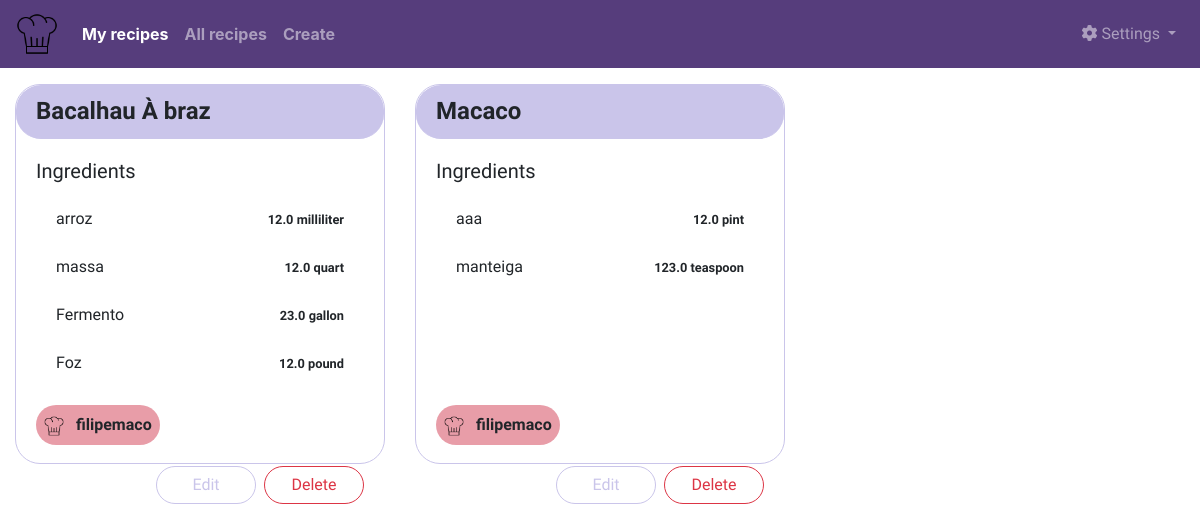
/main/my_recipes (signed in), run on the app's committed database.
### app/models.py (models this page shows, shortened)
class SearchableMixin(object):
    @classmethod
    def before_commit(cls, session):
        session._changes = {
            'add': list(session.new),
            'update': list(session.dirty),
            'delete': list(session.deleted)
        }
    @classmethod
    def after_commit(cls, session):
        for obj in session._changes['add']:
            if isinstance(obj, SearchableMixin):
                add_to_index(obj.__tablename__, obj)
        for obj in session._changes['update']:
            if isinstance(obj, SearchableMixin):
                add_to_index(obj.__tablename__, obj)
        for obj in session._changes['delete']:
            if isinstance(obj, SearchableMixin):
                remove_from_index(obj.__tablename__, obj)
        session._changes = None

class Recipe(SearchableMixin, db.Model):
    __searchable__ = ['name']
    id = db.Column(db.Integer, primary_key=True)
    name = db.Column(db.String(140))
    user_id = db.Column(db.Integer, db.ForeignKey('user.id'))
    quantity = db.relationship('Quantity', backref='recipe', lazy=True, passive_deletes=True)

class Quantity(db.Model):
    id = db.Column(db.Integer, primary_key=True)
    value = db.Column(db.Float, nullable=False, default=0)
    ingredient_name = db.Column(db.String(140))
    recipe_id = db.Column(
        db.Integer,
        db.ForeignKey('recipe.id', ondelete='CASCADE'),
        nullable=False)
    unit_type = db.Column(
        db.Enum(UnitTypesEnum),
        nullable=True
    )

class User(UserMixin, db.Model):
    id = db.Column(db.Integer, primary_key=True)
    username = db.Column(db.String(64), index=True, unique=True)
    email = db.Column(db.String(120), index=True, unique=True)
    password_hash = db.Column(db.String(128))
    recipes = db.relationship('Recipe', backref='author', lazy='dynamic')
    about_me = db.Column(db.String(140))
    last_seen = db.Column(db.DateTime, default=datetime.utcnow)

### app/main/routes.py (the view)
@bp.route('/my_recipes', methods=['GET'])
@login_required
def my_recipes():
    recipes = Recipe.query.filter_by(author=current_user).all()
    return render_template(
        'recipes.html',
        recipes=recipes,
        my_recipes=True,
    )

### app/__init__.py (called while the page is built)
def create_app(config_class=Config):
    app = Flask(__name__)
    app.config.from_object(config_class)
    db.init_app(app)
    migrate.init_app(app, db)
    login.init_app(app)
    bootstrap.init_app(app)
    app.elasticsearch = Elasticsearch([app.config['ELASTICSEARCH_URL']]) if app.config['ELASTICSEARCH_URL'] else None
    from app.errors import bp as errors_bp
    app.register_blueprint(errors_bp)
    from app.auth import bp as auth_bp
    app.register_blueprint(auth_bp, url_prefix='/auth')
    from app.main import bp as main_bp
    app.register_blueprint(main_bp, url_prefix='/main')
    def remove_unit_type(s):
        return str(s)[14:]
    app.jinja_env.filters['remove_unit_type'] = remove_unit_type
    return app

### app/main/routes.py (called while the page is built)
@bp.before_request
def before_request():
    if current_user.is_authenticated:
        current_user.last_seen = datetime.utcnow()
        db.session.commit()

### app/models.py (called while the page is built)
@login.user_loader
def load_user(id):
    return User.query.get(int(id))

### app/templates/recipes.html (shortened to what this page needs)
{% extends "base.html" %}
{% import 'bootstrap/wtf.html' as wtf %}
{% block content %}
<div class="container-fluid">
    <div class="row">
        {% for recipe in recipes %}
        <div class="col-12 col-lg-6 col-xl-4">
            <div class="card mt-3 mb-3" style="height: 380px; border-color:#cac5ea; border-radius: 25px;">
                <h4 class="card-header" style="border-color:#cac5ea; border-radius: 25px; background-color: #cac5ea"><b>{{ recipe.name }}</b></h4>
                <div class="card-body">
                    <h5 class="card-title">Ingredients</h5>
                    <ul class="list-group list-group-flush" style="height: 200px; overflow-y: auto;">
                        {% for ingredient in recipe.quantity %}
                        <li class="list-group-item" style="border-style: none;">
                            {{ ingredient.ingredient_name }}
                            <span style="float: right;">
                                <small><b>{{ ingredient.value }} {{ ingredient.unit_type|remove_unit_type }}</b></small>
                            </span>
                        </li>
                        {% endfor %}
                    </ul>
                    <div class="vertical-align-content" style="float: left; height: 60px;">
                        <span class="p-2" style="border-radius: 25px; background-color:#d64d618c">
                            <img src="{{ url_for('static', filename='images/recipe.png') }}" width="20">
                            <span class="ml-2"> <b>{{ recipe.author.username }}</b></span>
                        </span>
                    </div>
                    {% if recipe.author.id == current_user.id %}
                        <div class="vertical-align-content" style="float: right; height: 60px;">
                            <a href="{{ url_for('main.edit_recipe', id=recipe.id) }}" class="btn btn-outline-info" style="border-radius: 25px; width: 100px;">
                                Edit
                            </a>
                        {% if my_recipes %}
                            <button class="btn btn-outline-danger ml-2" data-toggle="modal" data-target="#delete_recipe" style="border-radius: 25px; width: 100px;">
                                Delete
                            </button>
                        {% endif %}
                        </div>
                    {% endif %}
                </div>
            </div>
        </div>
        {% endfor %}
    </div>
</div>
{% endblock %}

### app/static/css/base.css (style rules this page uses)
body { font-family: 'Baloo 2', cursive; }
.vertical-align-content { display:flex; align-items:center; }
.btn-outline-info { color:#cac5ea; border-color: #cac5ea; }

### data on the page
Recipe: name "Bacalhau À braz", author.username "filipemaco"
Quantity: ingredient_name "arroz", value "12.0", unit_type|remove_unit_type "milliliter"
Quantity: ingredient_name "massa", value "12.0", unit_type|remove_unit_type "quart"
Quantity: ingredient_name "Fermento", value "23.0", unit_type|remove_unit_type "gallon"
Quantity: ingredient_name "Foz", value "12.0", unit_type|remove_unit_type "pound"
Recipe: name "Macaco", author.username "filipemaco"
Quantity: ingredient_name "aaa", value "12.0", unit_type|remove_unit_type "pint"
Quantity: ingredient_name "manteiga", value "123.0", unit_type|remove_unit_type "teaspoon"
